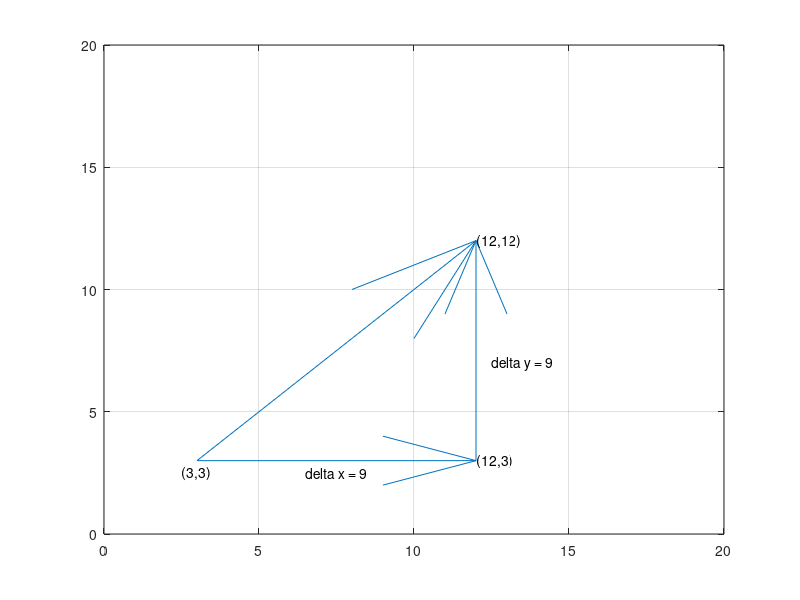

Recreate this plot in MATLAB.
figure 

p1=[3,3];

p2=[12,12];

dp=p2-p1;

p3=[12,3];

dp13=p3-p1;

dp23=p2-p3;



figure(1)
quiver([p1(1),p1(1),p3(1)],[p1(2),p1(2),p3(2)],[dp(1),dp13(1),dp23(1)],[dp(2),dp13(2),dp23(2)],0)
%quiver(p1(1),p1(2),dp13(1),dp13(2),0)
grid
axis([0  20    0  20])
text(p1(1)-.5,p1(2)-.5, sprintf('(%.0f,%.0f)',p1))
text(p2(1),p2(2), sprintf('(%.0f,%.0f)',p2))
text(12,3, sprintf('(12,3)'))
text(6.5,2.5, sprintf('delta x = 9'))
text(12.5,7, sprintf('delta y = 9'))